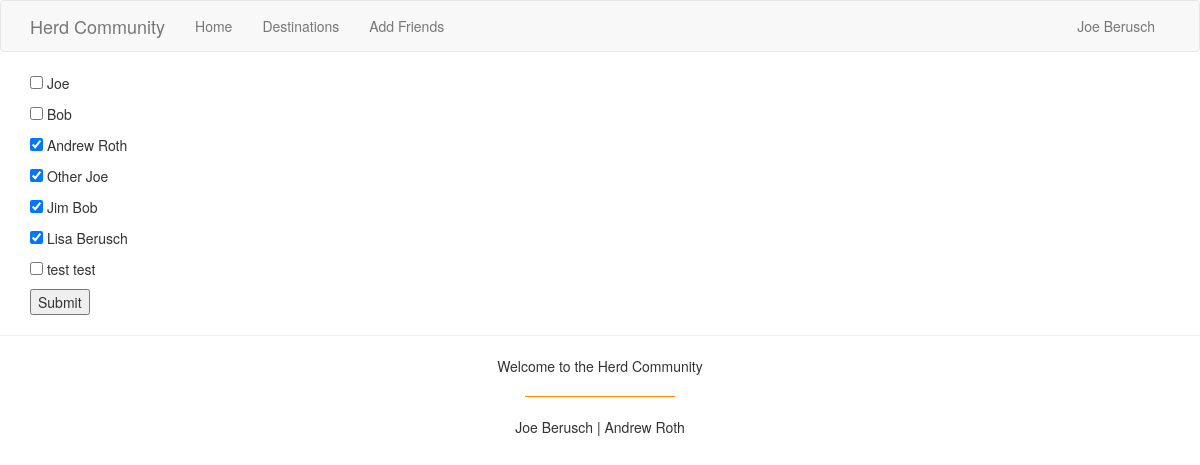
Page /add_friends (signed in) on the earlier database version.
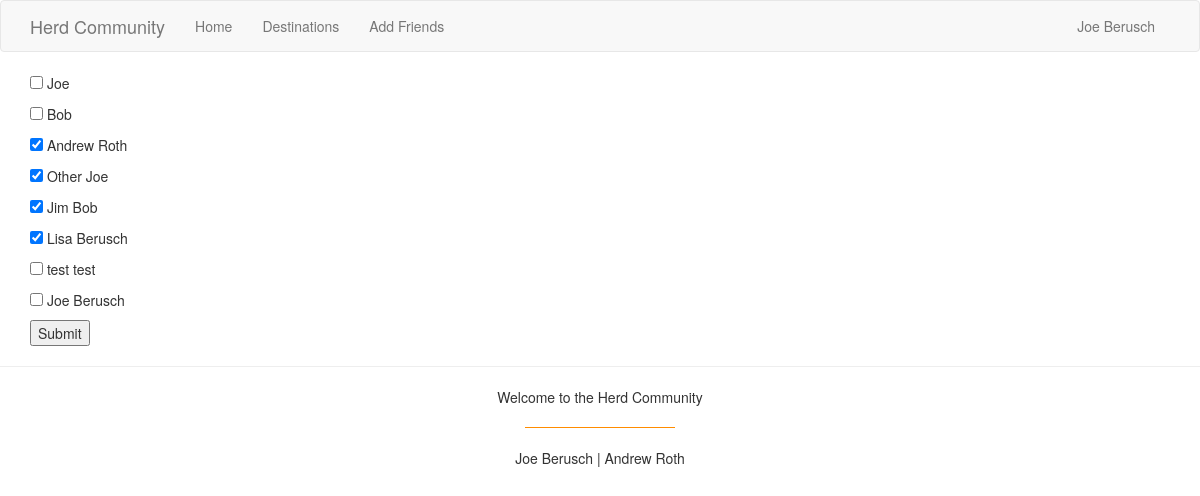
Same page on the later database version.
### app/models.py (models this page shows, shortened)
class User(UserMixin, db.Model):
    __tablename__ = 'users'
    user_id = db.Column(db.Integer, primary_key=True)
    username = db.Column(db.String(80), index=True, unique=True)
    name = db.Column(db.String(120))
    email = db.Column(db.String(120), index=True, unique=True)
    destinations = db.relationship('Association', back_populates='user')
    friends = db.relationship('User',
        secondary=friendship_identifier,
        primaryjoin= user_id == friendship_identifier.c.user_id,
        secondaryjoin= user_id == friendship_identifier.c.friend_id)
    def get_id(self):
        return self.user_id

### app/routes.py (the view, shortened to what this page needs)
@app.route('/add_friends', methods=['GET', 'POST'])
def add_friends():
    users = User.query.all()
    users = filter(lambda u: u.user_id != current_user.user_id, users)
    return render_template('add_friends.html', users=users,
                            current_friends=current_user.friends if current_user.friends else [])

### app/models.py (called while the page is built)
@login.user_loader
def load_user(id):
    return User.query.get(int(id))

### app/templates/add_friends.html
{% extends "base.html" %}
{% block app_content %}
<form method="POST" action="">
    {% for u in users %}
        <p><input type="checkbox" value="{{ u.user_id }}" name="friend_checkbox" {{ 'checked' if u in current_friends else '' }}> {{ u.name }}</input></p>
    {% endfor %}
    <button type="submit">Submit</button>
</form>
{% endblock %}

### app/templates/base.html (shortened to what this page needs)
{% extends 'bootstrap/base.html' %}
{% block navbar %}
    <nav class="navbar navbar-default">
        <div class="container">
            <div class="navbar-header">
                <a class="navbar-brand" href="{{ url_for('index') }}">Herd Community</a>
            </div>
            <div class="collapse navbar-collapse" id="bs-example-navbar-collapse-1">
                <ul class="nav navbar-nav">
                    <li><a href="{{ url_for('index') }}">Home</a></li>
                    <li><a href="{{ url_for('list') }}">Destinations</a></li>
                    <li><a href="{{ url_for('add_friends') }}">Add Friends</a></li>
                </ul>
                <ul class="nav navbar-nav navbar-right">
                    {% if current_user.is_authenticated %}
                    <li><a href="{{ url_for('user', username=current_user.username) }}">{{ current_user.name }}</a></li>
                    {% else %}
                    <li><a href="{{ url_for('login') }}">Login</a></li>
                    <li><a href="{{ url_for('signup') }}">Sign Up</a></li>
                    {% endif %}
                </ul>
            </div>
        </div>
    </nav>
{% endblock %}
{% block content %}
    <div class="container">
        {% block app_content %}{% endblock app_content %}
    </div>
    {% block footer %}
    <hr />
    <footer>
        <div class="text-center">
            <p>Welcome to the Herd Community</p>
            <hr style="width: 150px; border-top: 1px solid darkorange;"/>
            <p>Joe Berusch | Andrew Roth</p>
        </div>
    </footer>
    <br />
    {% endblock footer %}
{% endblock content %}

Differences in the rows shown:
added User: name "Joe Berusch"
